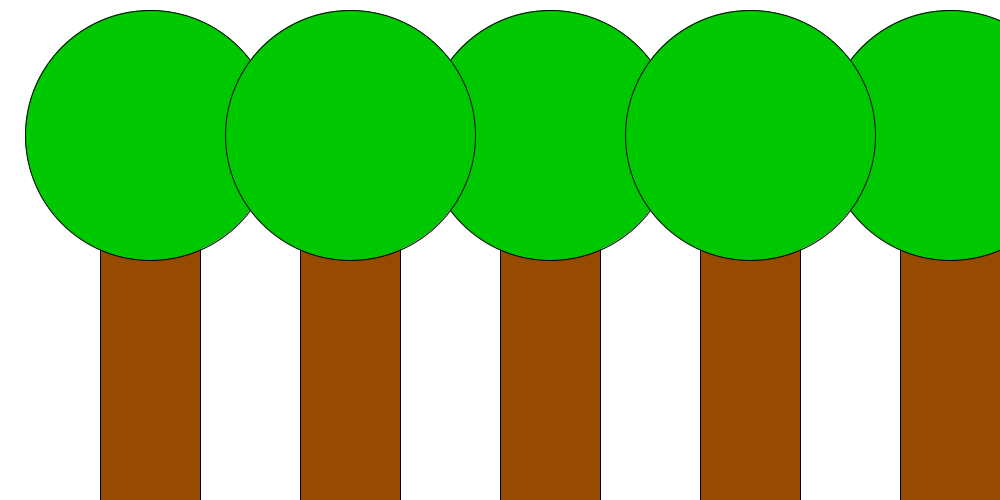
Frame 1 (no input)
Frame 60 (the mouse pressed at the canvas centre just before this capture): identical to frame 1, image omitted
Frame 120 (the mouse held since frame 60 and released just before this capture): identical to frame 1, image omitted

The Processing sketch that drew this single still picture (run headless with seeded random() and noise(); from frame 60 on, the mouse is pressed at the canvas centre):

// Processing sketch: H09_10
// ── H09_10.pde
void setup(){
  size(1000,500);
}

void draw(){
  background(255);
  boomstam();
  bladeren();
}

void boomstam(){
  stam(100,200,100,300);
  stam(500,200,100,550);
  stam(900,200,100,950);
  stam(300,200,100,350);
  stam(700,200,100,750);
  stam(1100,200,100,1150);
}

void bladeren(){
  blaadjes(150,135,200,200,250);
  blaadjes(550,135,200,200,250);
  blaadjes(950,135,200,200,250);
  blaadjes(350,135,200,200,250);
  blaadjes(750,135,200,200,250);
  blaadjes(1150,135,200,200,250);


}
void stam(int xa, int ya, int wa, int ha){
  fill(150, 75, 0);
  rect(xa,ya,wa,ha);
}

void blaadjes(int xa, int ya, int wa, int ha, int r){
  fill(0,200,0);
  ellipse(xa,ya,r,r);
}
